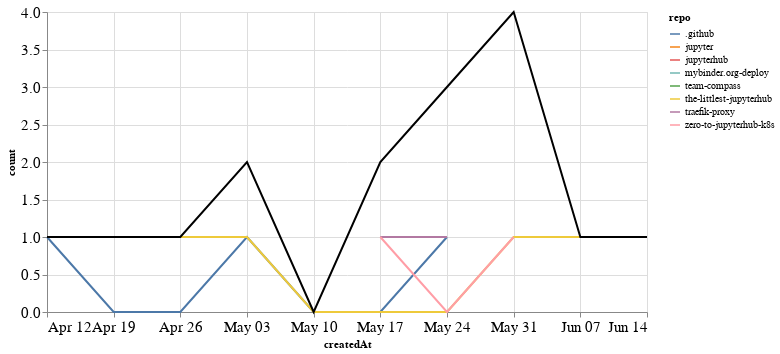

The notebook cell saved with this chart:
### Markdown cell above
## PRs

### Code cell
prs_time = prs.groupby('repo').resample('W', on='createdAt').count()['author'].reset_index()
prs_time = prs_time.rename(columns={'author': 'count'})
prs_time_total = prs_time.groupby('createdAt').agg({"count": "sum"}).reset_index()

ch1 = alt.Chart(prs_time, width=600).mark_line().encode(
    x='createdAt',
    y='count',
    color='repo',
    tooltip="repo"
)

ch2 = alt.Chart(prs_time_total, width=600).mark_line(color="black").encode(
    x='createdAt',
    y='count',
)

ch1 + ch2

### Figure 1 — Vega-Lite specification as saved in the notebook (floating-point values rounded to 4 significant figures)
{"config": {"axisLeft": {"labelFontSize": 15}, "axisBottom": {"labelFontSize": 15}}, "layer": [{"data": {"name": "data-8de78b8d9bd05097a3f724f02996e829"}, "mark": "line", "encoding": {"color": {"type": "nominal", "field": "repo"}, "tooltip": {"type": "nominal", "field": "repo"}, "x": {"type": "temporal", "field": "createdAt"}, "y": {"type": "quantitative", "field": "count"}}, "width": 600}, {"data": {"name": "data-dd70ce100ab18f6d20afa1c774fc5b89"}, "mark": {"type": "line", "color": "black"}, "encoding": {"x": {"type": "temporal", "field": "createdAt"}, "y": {"type": "quantitative", "field": "count"}}, "width": 600}], "$schema": "https://vega.github.io/schema/vega-lite/v4.8.1.json", "datasets": {"data-8de78b8d9bd05097a3f724f02996e829": [{"repo": ".github", "createdAt": "2020-04-12T00:00:00", "count": 1}, {"repo": ".github", "createdAt": "2020-04-19T00:00:00", "count": 0}, {"repo": ".github", "createdAt": "2020-04-26T00:00:00", "count": 0}, {"repo": ".github", "createdAt": "2020-05-03T00:00:00", "count": 1}, {"repo": ".github", "createdAt": "2020-05-10T00:00:00", "count": 0}, {"repo": ".github", "createdAt": "2020-05-17T00:00:00", "count": 0}, {"repo": ".github", "createdAt": "2020-05-24T00:00:00", "count": 1}, {"repo": "jupyter", "createdAt": "2020-06-14T00:00:00", "count": 1}, {"repo": "jupyterhub", "createdAt": "2020-05-31T00:00:00", "count": 2}, {"repo": "mybinder.org-deploy", "createdAt": "2020-05-24T00:00:00", "count": 1}, {"repo": "team-compass", "createdAt": "2020-04-19T00:00:00", "count": 1}, {"repo": "the-littlest-jupyterhub", "createdAt": "2020-04-26T00:00:00", "count": 1}, {"repo": "the-littlest-jupyterhub", "createdAt": "2020-05-03T00:00:00", "count": 1}, {"repo": "the-littlest-jupyterhub", "createdAt": "2020-05-10T00:00:00", "count": 0}, {"repo": "the-littlest-jupyterhub", "createdAt": "2020-05-17T00:00:00", "count": 0}, {"repo": "the-littlest-jupyterhub", "createdAt": "2020-05-24T00:00:00", "count": 0}, {"repo": "the-littlest-jupyterhub", "createdAt": "2020-05-31T00:00:00", "count": 1}, {"repo": "the-littlest-jupyterhub", "createdAt": "2020-06-07T00:00:00", "count": 1}, {"repo": "traefik-proxy", "createdAt": "2020-05-17T00:00:00", "count": 1}, {"repo": "traefik-proxy", "createdAt": "2020-05-24T00:00:00", "count": 1}, {"repo": "zero-to-jupyterhub-k8s", "createdAt": "2020-05-17T00:00:00", "count": 1}, {"repo": "zero-to-jupyterhub-k8s", "createdAt": "2020-05-24T00:00:00", "count": 0}, {"repo": "zero-to-jupyterhub-k8s", "createdAt": "2020-05-31T00:00:00", "count": 1}], "data-dd70ce100ab18f6d20afa1c774fc5b89": [{"createdAt": "2020-04-12T00:00:00", "count": 1}, {"createdAt": "2020-04-19T00:00:00", "count": 1}, {"createdAt": "2020-04-26T00:00:00", "count": 1}, {"createdAt": "2020-05-03T00:00:00", "count": 2}, {"createdAt": "2020-05-10T00:00:00", "count": 0}, {"createdAt": "2020-05-17T00:00:00", "count": 2}, {"createdAt": "2020-05-24T00:00:00", "count": 3}, {"createdAt": "2020-05-31T00:00:00", "count": 4}, {"createdAt": "2020-06-07T00:00:00", "count": 1}, {"createdAt": "2020-06-14T00:00:00", "count": 1}]}}
